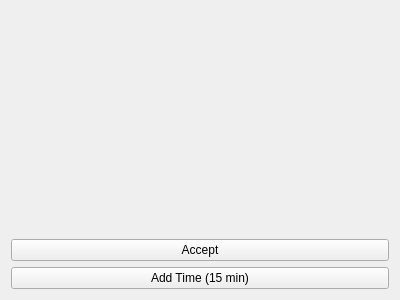
<?xml version="1.0" encoding="UTF-8"?>
<ui version="4.0">
 <class>Form</class>
 <widget class="QWidget" name="Form">
  <property name="geometry">
   <rect>
    <x>0</x>
    <y>0</y>
    <width>400</width>
    <height>300</height>
   </rect>
  </property>
  <property name="windowTitle">
   <string>Form</string>
  </property>
  <layout class="QVBoxLayout" name="verticalLayout">
   <item>
    <widget class="QLabel" name="app_name">
     <property name="text">
      <string/>
     </property>
    </widget>
   </item>
   <item>
    <widget class="QPushButton" name="accept_button">
     <property name="text">
      <string>Accept</string>
     </property>
    </widget>
   </item>
   <item>
    <widget class="QPushButton" name="add_button">
     <property name="text">
      <string>Add Time (15 min)</string>
     </property>
    </widget>
   </item>
  </layout>
 </widget>
 <resources/>
 <connections/>
</ui>
